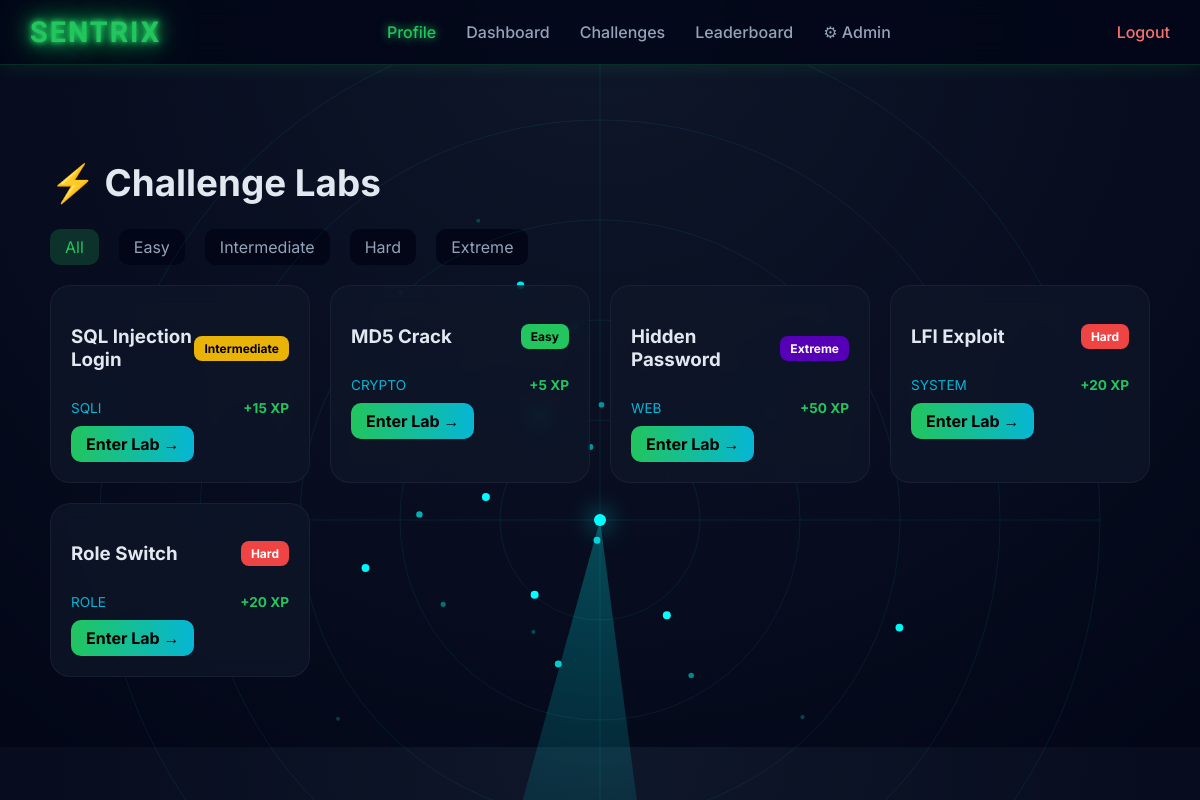
Page /public/challenges.php (signed in) on the committed database.
### tables this page shows
CREATE TABLE `challenges` (
  `id` int(11) NOT NULL,
  `title` varchar(255) DEFAULT NULL,
  `description` text DEFAULT NULL,
  `type` varchar(50) DEFAULT NULL,
  `difficulty` varchar(20) DEFAULT NULL,
  `points` int(11) DEFAULT 10,
  `correct_answer` varchar(255) DEFAULT NULL,
  `explanation` text DEFAULT NULL,
  `created_at` timestamp NOT NULL DEFAULT current_timestamp()
);

### app/models/Challenge.php (called while the page is built, shortened)
<?php
class Challenge {
    private $conn;
    public function __construct($db) {
        $this->conn = $db;
    }
    public function getAll() {
        $stmt = $this->conn->prepare("SELECT * FROM challenges");
        $stmt->execute();
        return $stmt->fetchAll(PDO::FETCH_ASSOC);
    }
}

### public/challenges.php (the view, shortened to what this page needs)
<?php
require_once __DIR__ . '/../views/header.php';
require_once __DIR__ . '/../app/models/Challenge.php';
$db = new Database();
$conn = $db->connect();
$challengeModel = new Challenge($conn);
$difficulty = $_GET['difficulty'] ?? 'all';
if ($difficulty === 'all') {
    $challenges = $challengeModel->getAll();
} else {
    $challenges = $challengeModel->getByDifficulty($difficulty);
}
?>
<link rel="stylesheet" href="/Sentrix/css/challenges.css">
<canvas id="radar-bg"></canvas>
<main class="ix-container">
<h1 class="ix-title">⚡ Challenge Labs</h1>
<div class="challenge-filter">
  <a href="?difficulty=all" class="filter-btn <?= $difficulty=='all'?'active':'' ?>">All</a>
  <a href="?difficulty=easy" class="filter-btn <?= $difficulty=='easy'?'active':'' ?>">Easy</a>
  <a href="?difficulty=intermediate" class="filter-btn <?= $difficulty=='intermediate'?'active':'' ?>">Intermediate</a>
  <a href="?difficulty=hard" class="filter-btn <?= $difficulty=='hard'?'active':'' ?>">Hard</a>
  <a href="?difficulty=extreme" class="filter-btn <?= $difficulty=='extreme'?'active':'' ?>">Extreme</a>
</div>
<div class="challenge-grid">
<?php foreach ($challenges as $c):
  $cardDifficulty = strtolower($c['difficulty'] ?? 'easy');
  $points = $c['points'] ?? 10;
?>
  <div class="challenge-card <?= $status ?>">
    <div class="challenge-header">
      <h3><?= htmlspecialchars($c['title']) ?></h3>
      <span class="badge <?= $cardDifficulty ?>">
        <?= ucfirst($cardDifficulty) ?>
      </span>
    </div>
    <div class="challenge-meta">
      <span class="type"><?= strtoupper($c['type']) ?></span>
      <span class="points">+<?= $points ?> XP</span>
    </div>
    <a href="/Sentrix/public/challenge.php?id=<?= $c['id'] ?>" class="challenge-btn">
      Enter Lab →
    </a>
  </div>
<?php endforeach; ?>
</div>
</main>
<?php require_once __DIR__ . '/../views/footer.php'; ?>

### views/header.php (shortened to what this page needs)
<!DOCTYPE html>
<html>
<head>
  <link rel="stylesheet" href="/sentrix/css/style.css?v=99">
</head>
<body>
<nav class="nav">
  <div class="nav-left">
    <span class="logo">SENTRIX</span>
  </div>
  <div class="nav-center">
    <a href="/Sentrix/public/profile.php" class="nav-link active" >Profile</a>
    <a href="/Sentrix/index.php" class="nav-link">Dashboard</a>
    <a href="/Sentrix/public/challenges.php" class="nav-link">Challenges</a>
    <a href="/Sentrix/public/leaderboard.php" class="nav-link">Leaderboard</a>
    <?php if (isset($_SESSION['user']) && $_SESSION['user']['role'] === 'admin'): ?>
      <a href="/Sentrix/public/admin/admin.php" class="nav-link">⚙ Admin</a>
  <?php endif; ?>
  </div>
  <div class="nav-right">
    <a href="/Sentrix/public/logout.php" class="nav-link logout">Logout</a>
  </div>
</nav>
<div class="content">

### views/footer.php (shortened to what this page needs)
</div>
</body>
</html>

### css/style.css (style rules this page uses)
body { margin: 0; font-family: 'Inter', sans-serif; background: radial-gradient(circle at top, #0f172a, #020617); color: #e2e8f0; overflow-x: hidden; }
.ix-container { max-width: 1200px; margin: auto; padding: 40px 20px; }
.ix-title { font-size: 2.3rem; font-weight: 700; }
.nav { overflow: hidden; position: sticky; top: 0; z-index: 1000; display: flex; justify-content: space-between; align-items: center; padding: 15px 30px; background: rgba(2, 6, 23, 0.8); backdrop-filter: blur(15px); border-bottom: 1px solid rgba(34,197,94,0.2); box-shadow: 0 0 20px rgba(34,197,94,0.15); }
.logo { font-family: 'Orbitron', sans-serif; font-size: 1.8rem; font-weight: 800; letter-spacing: 2px; color: #22c55e; text-shadow: 0 0 5px #22c55e, 0 0 10px #22c55e, 0 0 20px #22c55e, 0 0 40px #22c55e; }
.nav-center { display: flex; gap: 30px; }
.nav-link { position: relative; text-decoration: none; color: #94a3b8; font-weight: 500; transition: 0.3s; }
.nav-link::after { content: ''; position: absolute; bottom: -5px; left: 0; width: 0%; height: 2px; background: #22c55e; box-shadow: 0 0 10px #22c55e; transition: 0.3s; }
.nav-link.active { color: #22c55e; text-shadow: 0 0 10px #22c55e; }
.logout { color: #f87171; }
.content { padding: 30px; }
.challenge-filter { margin-bottom: 20px; display: flex; gap: 10px; }
.challenge-grid { display: grid; grid-template-columns: repeat(auto-fit, minmax(250px, 1fr)); gap: 20px; }
.challenge-card { background: rgba(15, 23, 42, 0.7); border: 1px solid rgba(255,255,255,0.05); backdrop-filter: blur(10px); border-radius: 20px; padding: 20px; transition: 0.3s; }
.challenge-header { display: flex; justify-content: space-between; align-items: center; }
.challenge-btn { display: inline-block; padding: 8px 15px; border-radius: 10px; background: linear-gradient(90deg,#22c55e,#06b6d4); color: black; text-decoration: none; font-weight: bold; }
.badge { padding: 5px 10px; border-radius: 8px; font-size: 0.75rem; font-weight: bold; }
.badge.easy { background: #22c55e; color: black; }
.badge.intermediate { background: #eab308; color: black; }
.badge.hard { background: #ef4444; color: white; }
.badge.extreme { background: #5500b6; color: white; }
.challenge-meta { display: flex; justify-content: space-between; margin: 10px 0; font-size: 0.85rem; }
.challenge-meta .type { color: #06b6d4; }
.challenge-meta .points { color: #22c55e; font-weight: bold; }
.filter-btn { padding: 8px 15px; border-radius: 10px; background: #020617; color: #94a3b8; text-decoration: none; margin-right: 10px; transition: 0.3s; }
.filter-btn.active { color: #22c55e; background: rgba(34,197,94,0.2); }

### css/challenges.css (style rules this page uses)
#radar-bg { position: fixed; inset: 0; z-index: 0; pointer-events: none; }

### rows in the picture
challenges: title "SQL Injection Login", difficulty "Intermediate", type "SQLI", points "15"
challenges: title "MD5 Crack", difficulty "Easy", type "CRYPTO", points "5"
challenges: title "Hidden Password", difficulty "Extreme", type "WEB", points "50"
challenges: title "LFI Exploit", difficulty "Hard", type "SYSTEM", points "20"
challenges: title "Role Switch", difficulty "Hard", type "ROLE", points "20"
